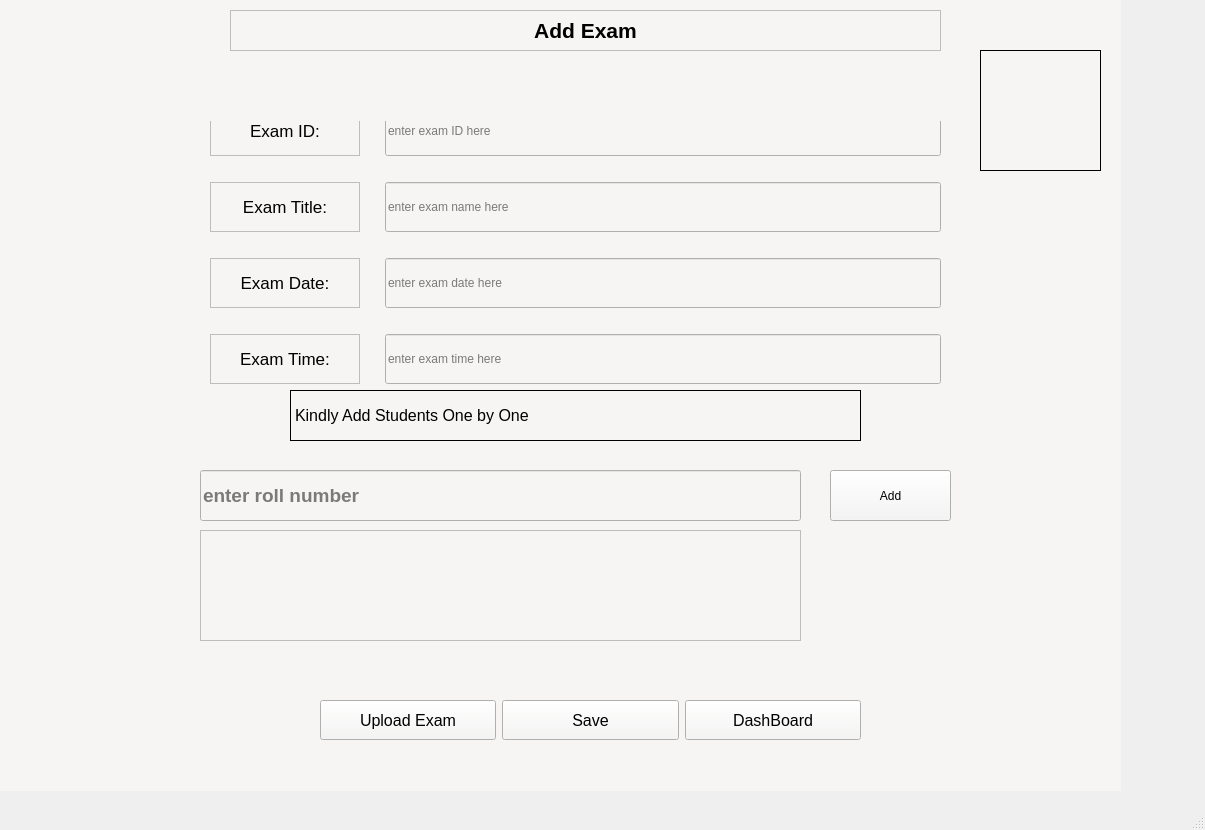
<?xml version="1.0" encoding="UTF-8"?>
<ui version="4.0">
 <class>Add_exam_window</class>
 <widget class="QMainWindow" name="Add_exam_window">
  <property name="geometry">
   <rect>
    <x>0</x>
    <y>0</y>
    <width>1205</width>
    <height>830</height>
   </rect>
  </property>
  <property name="windowTitle">
   <string>MainWindow</string>
  </property>
  <widget class="QWidget" name="centralwidget">
   <widget class="QWidget" name="Add_exam_widget" native="true">
    <property name="geometry">
     <rect>
      <x>0</x>
      <y>0</y>
      <width>1121</width>
      <height>791</height>
     </rect>
    </property>
    <property name="font">
     <font>
      <weight>50</weight>
      <bold>false</bold>
     </font>
    </property>
    <property name="styleSheet">
     <string notr="true">background-color: rgb(246, 245, 244);</string>
    </property>
    <widget class="QWidget" name="gridLayoutWidget">
     <property name="geometry">
      <rect>
       <x>200</x>
       <y>90</y>
       <width>751</width>
       <height>311</height>
      </rect>
     </property>
     <layout class="QGridLayout" name="Add_exam_gridLayout" columnstretch="0,0">
      <property name="leftMargin">
       <number>10</number>
      </property>
      <property name="topMargin">
       <number>10</number>
      </property>
      <property name="rightMargin">
       <number>10</number>
      </property>
      <property name="bottomMargin">
       <number>10</number>
      </property>
      <property name="horizontalSpacing">
       <number>25</number>
      </property>
      <property name="verticalSpacing">
       <number>20</number>
      </property>
      <item row="1" column="1">
       <widget class="QLineEdit" name="exam_name_lineEdit">
        <property name="minimumSize">
         <size>
          <width>0</width>
          <height>50</height>
         </size>
        </property>
        <property name="text">
         <string/>
        </property>
        <property name="placeholderText">
         <string>enter exam name here </string>
        </property>
       </widget>
      </item>
      <item row="1" column="0">
       <widget class="QLabel" name="exam_name_label">
        <property name="sizePolicy">
         <sizepolicy hsizetype="Preferred" vsizetype="Preferred">
          <horstretch>0</horstretch>
          <verstretch>0</verstretch>
         </sizepolicy>
        </property>
        <property name="minimumSize">
         <size>
          <width>150</width>
          <height>50</height>
         </size>
        </property>
        <property name="font">
         <font>
          <pointsize>13</pointsize>
         </font>
        </property>
        <property name="frameShape">
         <enum>QFrame::StyledPanel</enum>
        </property>
        <property name="text">
         <string>Exam Title:</string>
        </property>
        <property name="alignment">
         <set>Qt::AlignCenter</set>
        </property>
       </widget>
      </item>
      <item row="2" column="1">
       <widget class="QLineEdit" name="exam_date_lineEdit">
        <property name="minimumSize">
         <size>
          <width>0</width>
          <height>50</height>
         </size>
        </property>
        <property name="text">
         <string/>
        </property>
        <property name="placeholderText">
         <string>enter exam date here </string>
        </property>
       </widget>
      </item>
      <item row="2" column="0">
       <widget class="QLabel" name="exam_Date_label">
        <property name="sizePolicy">
         <sizepolicy hsizetype="Preferred" vsizetype="Fixed">
          <horstretch>0</horstretch>
          <verstretch>0</verstretch>
         </sizepolicy>
        </property>
        <property name="minimumSize">
         <size>
          <width>150</width>
          <height>50</height>
         </size>
        </property>
        <property name="font">
         <font>
          <pointsize>13</pointsize>
         </font>
        </property>
        <property name="frameShape">
         <enum>QFrame::StyledPanel</enum>
        </property>
        <property name="text">
         <string>Exam Date:</string>
        </property>
        <property name="alignment">
         <set>Qt::AlignCenter</set>
        </property>
       </widget>
      </item>
      <item row="3" column="0">
       <widget class="QLabel" name="exam_time_label">
        <property name="sizePolicy">
         <sizepolicy hsizetype="Preferred" vsizetype="Fixed">
          <horstretch>0</horstretch>
          <verstretch>0</verstretch>
         </sizepolicy>
        </property>
        <property name="minimumSize">
         <size>
          <width>150</width>
          <height>50</height>
         </size>
        </property>
        <property name="font">
         <font>
          <pointsize>13</pointsize>
         </font>
        </property>
        <property name="frameShape">
         <enum>QFrame::StyledPanel</enum>
        </property>
        <property name="text">
         <string>Exam Time:</string>
        </property>
        <property name="alignment">
         <set>Qt::AlignCenter</set>
        </property>
       </widget>
      </item>
      <item row="3" column="1">
       <widget class="QLineEdit" name="exam_time_lineEdit">
        <property name="minimumSize">
         <size>
          <width>0</width>
          <height>50</height>
         </size>
        </property>
        <property name="text">
         <string/>
        </property>
        <property name="placeholderText">
         <string>enter exam time here </string>
        </property>
       </widget>
      </item>
      <item row="0" column="1">
       <widget class="QLineEdit" name="exam_ID_lineEdit">
        <property name="minimumSize">
         <size>
          <width>0</width>
          <height>50</height>
         </size>
        </property>
        <property name="text">
         <string/>
        </property>
        <property name="placeholderText">
         <string>enter exam ID here </string>
        </property>
       </widget>
      </item>
      <item row="0" column="0">
       <widget class="QLabel" name="exam_ID_label">
        <property name="sizePolicy">
         <sizepolicy hsizetype="Preferred" vsizetype="Preferred">
          <horstretch>0</horstretch>
          <verstretch>0</verstretch>
         </sizepolicy>
        </property>
        <property name="minimumSize">
         <size>
          <width>150</width>
          <height>50</height>
         </size>
        </property>
        <property name="font">
         <font>
          <pointsize>13</pointsize>
         </font>
        </property>
        <property name="frameShape">
         <enum>QFrame::StyledPanel</enum>
        </property>
        <property name="text">
         <string>Exam ID:</string>
        </property>
        <property name="alignment">
         <set>Qt::AlignCenter</set>
        </property>
       </widget>
      </item>
     </layout>
    </widget>
    <widget class="QWidget" name="horizontalLayoutWidget">
     <property name="geometry">
      <rect>
       <x>310</x>
       <y>680</y>
       <width>561</width>
       <height>80</height>
      </rect>
     </property>
     <layout class="QHBoxLayout" name="upload_horizontalLayout">
      <property name="leftMargin">
       <number>10</number>
      </property>
      <property name="topMargin">
       <number>10</number>
      </property>
      <property name="rightMargin">
       <number>10</number>
      </property>
      <property name="bottomMargin">
       <number>10</number>
      </property>
      <item>
       <widget class="QPushButton" name="Upload_pdf_btn">
        <property name="minimumSize">
         <size>
          <width>0</width>
          <height>40</height>
         </size>
        </property>
        <property name="font">
         <font>
          <family>Arial</family>
          <pointsize>12</pointsize>
         </font>
        </property>
        <property name="text">
         <string>Upload Exam</string>
        </property>
       </widget>
      </item>
      <item>
       <widget class="QPushButton" name="Save_btn">
        <property name="minimumSize">
         <size>
          <width>0</width>
          <height>40</height>
         </size>
        </property>
        <property name="font">
         <font>
          <family>Arial</family>
          <pointsize>12</pointsize>
         </font>
        </property>
        <property name="text">
         <string>Save</string>
        </property>
       </widget>
      </item>
      <item>
       <widget class="QPushButton" name="dashboard_btn">
        <property name="minimumSize">
         <size>
          <width>0</width>
          <height>40</height>
         </size>
        </property>
        <property name="font">
         <font>
          <family>Arial</family>
          <pointsize>12</pointsize>
         </font>
        </property>
        <property name="text">
         <string>DashBoard</string>
        </property>
       </widget>
      </item>
     </layout>
    </widget>
    <widget class="QLabel" name="error_label">
     <property name="geometry">
      <rect>
       <x>210</x>
       <y>70</y>
       <width>731</width>
       <height>51</height>
      </rect>
     </property>
     <property name="text">
      <string/>
     </property>
    </widget>
    <widget class="QLabel" name="header_add_students">
     <property name="geometry">
      <rect>
       <x>290</x>
       <y>390</y>
       <width>571</width>
       <height>51</height>
      </rect>
     </property>
     <property name="font">
      <font>
       <pointsize>12</pointsize>
       <weight>50</weight>
       <bold>false</bold>
      </font>
     </property>
     <property name="frameShape">
      <enum>QFrame::Box</enum>
     </property>
     <property name="text">
      <string>Kindly Add Students One by One</string>
     </property>
    </widget>
    <widget class="QLineEdit" name="add_student_lineEdit">
     <property name="geometry">
      <rect>
       <x>200</x>
       <y>470</y>
       <width>601</width>
       <height>51</height>
      </rect>
     </property>
     <property name="font">
      <font>
       <pointsize>14</pointsize>
       <weight>75</weight>
       <bold>true</bold>
      </font>
     </property>
     <property name="placeholderText">
      <string>enter roll number</string>
     </property>
    </widget>
    <widget class="QPushButton" name="add_student_pushButton">
     <property name="geometry">
      <rect>
       <x>830</x>
       <y>470</y>
       <width>121</width>
       <height>51</height>
      </rect>
     </property>
     <property name="text">
      <string>Add</string>
     </property>
    </widget>
    <widget class="QListWidget" name="roll_number_listWidget">
     <property name="geometry">
      <rect>
       <x>200</x>
       <y>530</y>
       <width>601</width>
       <height>111</height>
      </rect>
     </property>
    </widget>
    <widget class="QLabel" name="header">
     <property name="geometry">
      <rect>
       <x>230</x>
       <y>10</y>
       <width>711</width>
       <height>41</height>
      </rect>
     </property>
     <property name="font">
      <font>
       <pointsize>16</pointsize>
       <weight>75</weight>
       <bold>true</bold>
      </font>
     </property>
     <property name="frameShape">
      <enum>QFrame::StyledPanel</enum>
     </property>
     <property name="text">
      <string>Add Exam</string>
     </property>
     <property name="alignment">
      <set>Qt::AlignCenter</set>
     </property>
    </widget>
    <widget class="QWidget" name="gridLayoutWidget_2">
     <property name="geometry">
      <rect>
       <x>970</x>
       <y>40</y>
       <width>141</width>
       <height>141</height>
      </rect>
     </property>
     <layout class="QGridLayout" name="gridLayout">
      <property name="leftMargin">
       <number>10</number>
      </property>
      <property name="topMargin">
       <number>10</number>
      </property>
      <property name="rightMargin">
       <number>10</number>
      </property>
      <property name="bottomMargin">
       <number>10</number>
      </property>
      <item row="0" column="0">
       <widget class="QLabel" name="pdf_document">
        <property name="frameShape">
         <enum>QFrame::Box</enum>
        </property>
        <property name="frameShadow">
         <enum>QFrame::Plain</enum>
        </property>
        <property name="text">
         <string/>
        </property>
        <property name="pixmap">
         <pixmap>../Media/pdf.png</pixmap>
        </property>
        <property name="scaledContents">
         <bool>true</bool>
        </property>
       </widget>
      </item>
     </layout>
    </widget>
   </widget>
  </widget>
  <widget class="QMenuBar" name="menubar">
   <property name="geometry">
    <rect>
     <x>0</x>
     <y>0</y>
     <width>1205</width>
     <height>22</height>
    </rect>
   </property>
  </widget>
  <widget class="QStatusBar" name="statusbar"/>
 </widget>
 <resources/>
 <connections/>
</ui>
